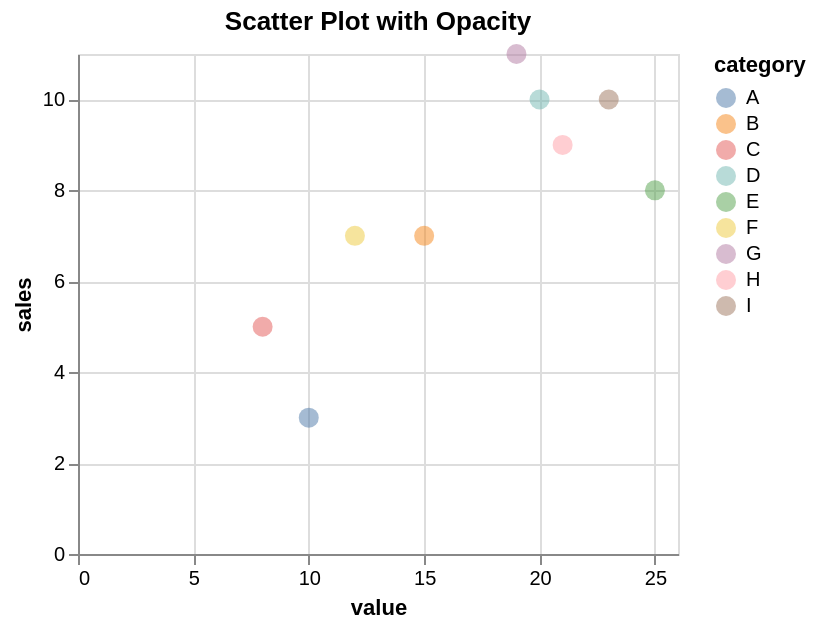

Express this chart as Vega-Lite.
### Vega-Lite specification from a JSON file in a GitHub repository (floating-point values rounded to 4 significant figures)
{"$schema": "https://vega.github.io/schema/vega-lite/v5.20.1.json", "config": {"view": {"continuousHeight": 300, "continuousWidth": 300}}, "data": {"name": "data-7236977939362759d3deb27d6bb3940b"}, "datasets": {"data-7236977939362759d3deb27d6bb3940b": [{"category": "A", "month": "Jan", "sales": 3, "value": 10}, {"category": "B", "month": "Feb", "sales": 7, "value": 15}, {"category": "C", "month": "Mar", "sales": 5, "value": 8}, {"category": "D", "month": "Apr", "sales": 10, "value": 20}, {"category": "E", "month": "May", "sales": 8, "value": 25}, {"category": "F", "month": "Jun", "sales": 7, "value": 12}, {"category": "G", "month": "Jul", "sales": 11, "value": 19}, {"category": "H", "month": "Aug", "sales": 9, "value": 21}, {"category": "I", "month": "Sep", "sales": 10, "value": 23}]}, "encoding": {"color": {"field": "category", "type": "nominal"}, "x": {"field": "value", "type": "quantitative"}, "y": {"field": "sales", "type": "quantitative"}}, "height": 250, "mark": {"opacity": 0.5, "size": 100, "type": "circle"}, "title": "Scatter Plot with Opacity", "width": "container"}
